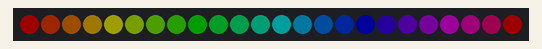
A program run on a simulated Calliope mini (MakeCode). Parts: 24 RGB LEDs in strip order, left to right. Dim RGB values are drawn brighter than linear.

Above: at 0.1 s.
At 1.1 s:
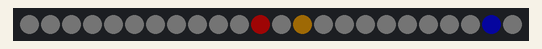
At 8.2 s:
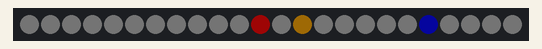
At 18.4 s:
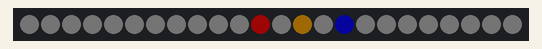
At 26.6 s:
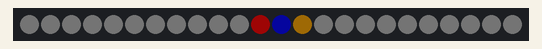
At 36.8 s:
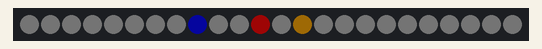

Measured:
- what the display in image 1 shows lasts 2.0 s, from 1.0 s to 3.0 s
- what the display in image 2 shows lasts 3.0 s, from 8.2 s to 11.2 s

The program:

main.ts
```typescript
let strip = neopixel.create(DigitalPin.C17, 24, NeoPixelMode.RGBW)
strip.setBrightness(30)
strip.show()
strip.showRainbow(1, 360)
basic.pause(1000)
strip.clear()
let sekunde = 0
let minute = 23
let stunde = 6
basic.forever(function () {
    sekunde += 1
    if (sekunde == 60) {
        sekunde = 0
        minute += 1
        if (minute == 60) {
            minute = 0
            stunde += 1
            if (stunde == 12) {
                stunde = 0
            }
        }
    }
    strip.clear()
    for (let Index = 0; Index <= 23; Index++) {
        strip.setPixelWhiteLED(Index, 10)
    }
    strip.setPixelColor(23 - sekunde / 2.5, neopixel.colors(NeoPixelColors.Blue))
    strip.setPixelColor(23 - minute / 2.5, neopixel.colors(NeoPixelColors.Orange))
    strip.setPixelColor(23 - stunde * 2, neopixel.colors(NeoPixelColors.Red))
    strip.show()
    basic.pause(1000)
})
```

test.ts
```typescript
// Hier kann man Tests durchführen; diese Datei wird nicht kompiliert, wenn dieses Paket als Erweiterung verwendet wird.
```
